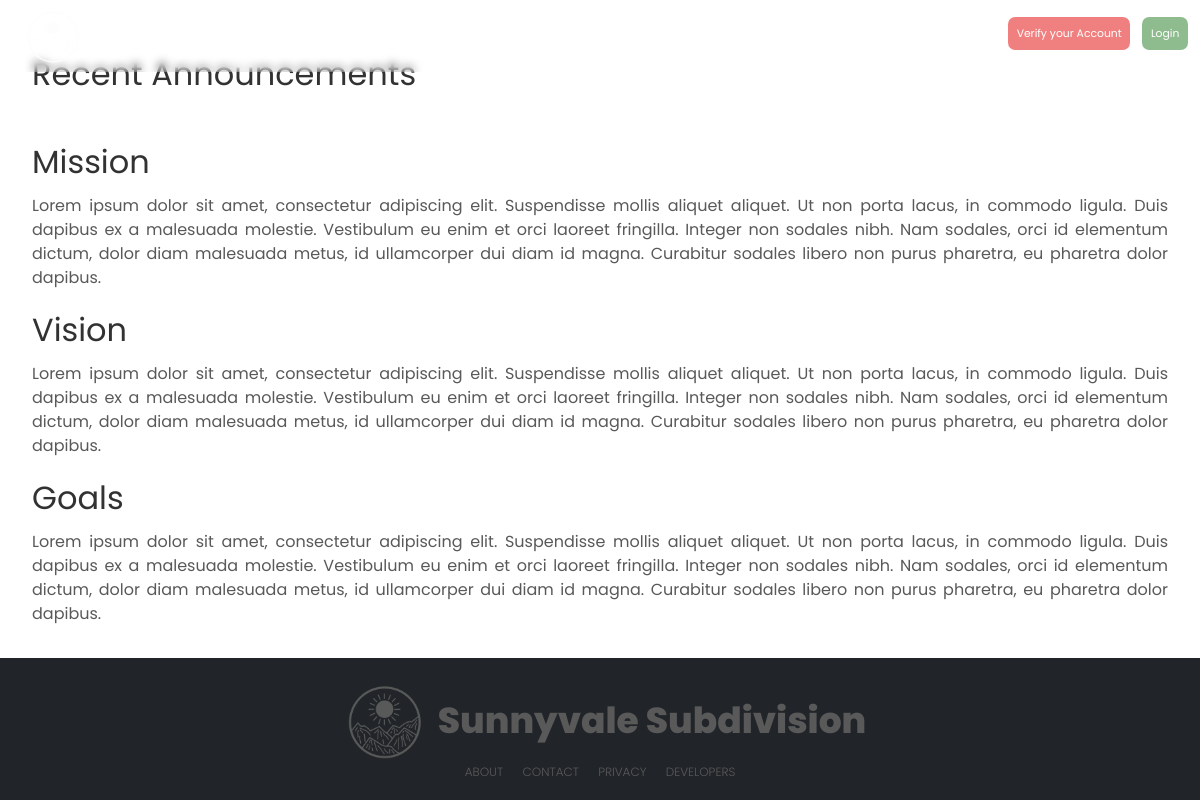
Before: / with the older database file.
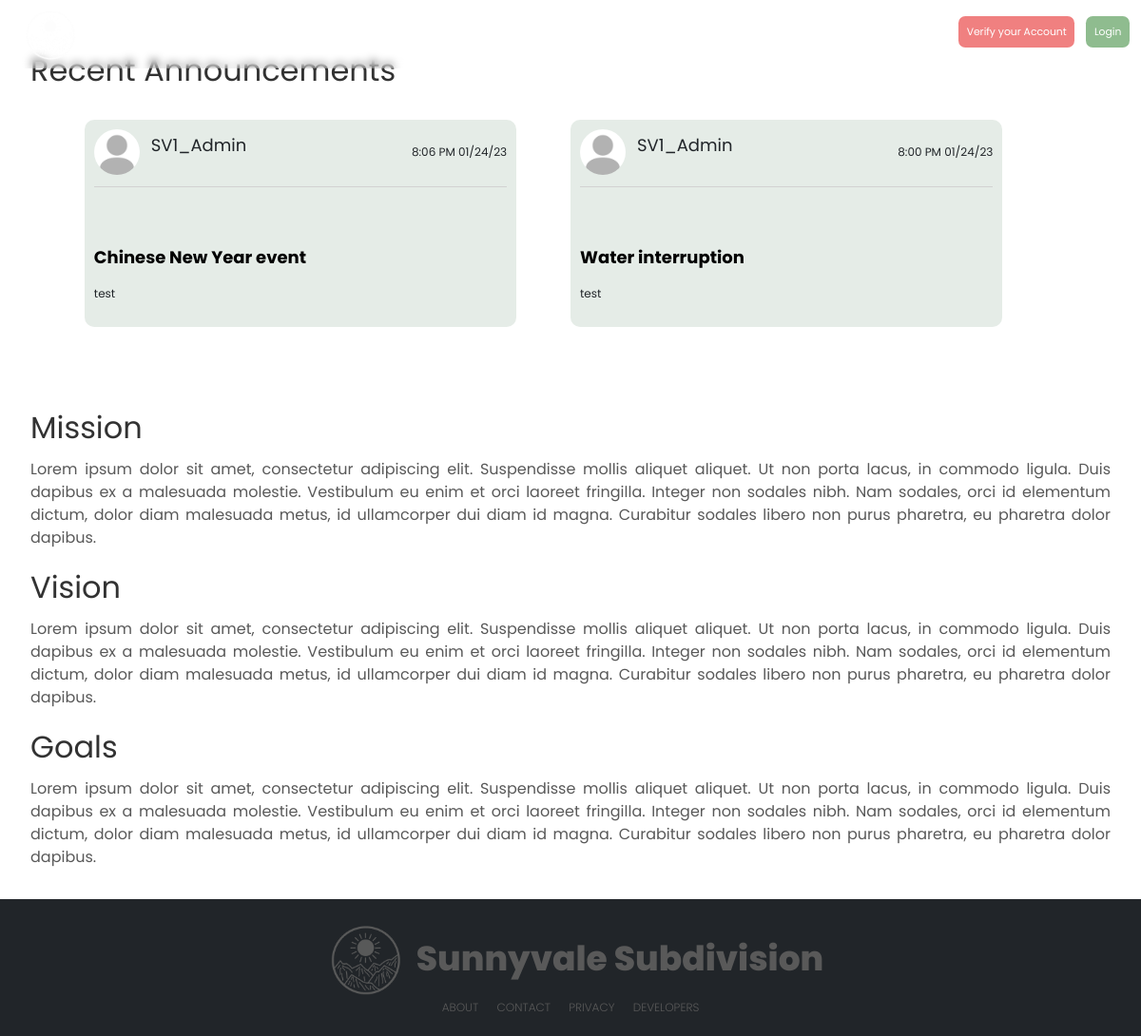
After: the same page with the newer database file.
### tables this page shows
CREATE TABLE IF NOT EXISTS `post` (
  `post_id` int(11) NOT NULL AUTO_INCREMENT,
  `user_id` int(11) NOT NULL,
  `full_name` varchar(255) NOT NULL,
  `title` varchar(255) NOT NULL,
  `content` varchar(255) DEFAULT NULL,
  `published_at` datetime NOT NULL,
  `content_image` varchar(255) DEFAULT NULL,
  `officer_post` varchar(10) NOT NULL,
  PRIMARY KEY (`post_id`)
);

CREATE TABLE IF NOT EXISTS `homeowner_profile` (
  `homeowner_id` int(11) NOT NULL AUTO_INCREMENT,
  `last_name` varchar(100) NOT NULL,
  `first_name` varchar(100) NOT NULL,
  `middle_name` varchar(100) DEFAULT NULL,
  `suffix` varchar(100) DEFAULT NULL,
  `sex` varchar(100) NOT NULL,
  `street` varchar(255) NOT NULL,
  `subdivision` varchar(255) NOT NULL,
  `barangay` varchar(50) NOT NULL,
  `business_address` varchar(255) DEFAULT NULL,
  `occupation` varchar(100) DEFAULT NULL,
  `email_address` varchar(100) NOT NULL,
  `birthdate` date DEFAULT NULL,
  `mobile_number` varchar(20) NOT NULL,
  `employer` varchar(100) DEFAULT NULL,
  `display_picture` varchar(255) NOT NULL,
  PRIMARY KEY (`homeowner_id`)
);

### index.php (the view, shortened to what this page needs)
<!DOCTYPE html>
<html lang="en">
<head>
    <link rel="stylesheet" href="https://cdn.jsdelivr.net/npm/bootstrap@4.0.0/dist/css/bootstrap.min.css">
</head>
<body>
    <div class="topbar">
        <?php
        require './marginals/topbarLanding.php';
        $resultOfficer = $con->query("SELECT * FROM post, homeowner_profile WHERE full_name = CONCAT(first_name, ' ', last_name) AND officer_post = 'Yes' ORDER BY post_id DESC") or die($mysqli->error);
        ?>
    </div>
    <div class="landingPage">
        <div class="landingTitle">
            <p>Where dreams come home.</p>
        </div>
    </div>
    <div class="RecentContent">
        <label class="landingTitles">Recent Announcements</label>
        <div class="announcementFlex">
            <?php while ($row = $resultOfficer->fetch_assoc()) : ?>
                <div class="blogPost">
                    <div class="blogProfile">
                        <img class="avatarBlog" <?php
                                                $imageURL = './media/displayPhotos/' . $row['display_picture'];
                                                ?> src="<?= $imageURL ?>" alt="" />
                        <div class="profileText">
                            <p class="profileName"><?php echo $row['full_name']; ?></p>
                            <p class="profileDate">
                                <?php
                                $datetime = strtotime($row['published_at']);
                                echo $phptime = date("g:i A m/d/y", $datetime);
                                ?>
                            </p>
                        </div>
                    </div>
                    <div class="postContent">
                        <p class="blogTitle"><?php echo $row['title']; ?></p>
                        <p class="blogBody">
                            <?php echo $row['content']; ?>
                        </p>
                    </div>
                </div>
            <?php endwhile; ?>
        </div>
    </div>
    <div class="landingIntroduction">
        <label class="landingTitles">Mission</label>
        <p class="landingText">
            Lorem ipsum dolor sit amet, consectetur adipiscing elit. Suspendisse
            mollis aliquet aliquet. Ut non porta lacus, in commodo ligula. Duis
            dapibus ex a malesuada molestie. Vestibulum eu enim et orci laoreet
            fringilla. Integer non sodales nibh. Nam sodales, orci id elementum
            dictum, dolor diam malesuada metus, id ullamcorper dui diam id magna.
            Curabitur sodales libero non purus pharetra, eu pharetra dolor
            dapibus.
        </p>
        <label class="landingTitles">Vision</label>
        <p class="landingText">
            Lorem ipsum dolor sit amet, consectetur adipiscing elit. Suspendisse
            mollis aliquet aliquet. Ut non porta lacus, in commodo ligula. Duis
            dapibus ex a malesuada molestie. Vestibulum eu enim et orci laoreet
            fringilla. Integer non sodales nibh. Nam sodales, orci id elementum
            dictum, dolor diam malesuada metus, id ullamcorper dui diam id magna.
            Curabitur sodales libero non purus pharetra, eu pharetra dolor
            dapibus.
        </p>
        <label class="landingTitles">Goals</label>
        <p class="landingText">
            Lorem ipsum dolor sit amet, consectetur adipiscing elit. Suspendisse
            mollis aliquet aliquet. Ut non porta lacus, in commodo ligula. Duis
            dapibus ex a malesuada molestie. Vestibulum eu enim et orci laoreet
            fringilla. Integer non sodales nibh. Nam sodales, orci id elementum
            dictum, dolor diam malesuada metus, id ullamcorper dui diam id magna.
            Curabitur sodales libero non purus pharetra, eu pharetra dolor
            dapibus.
        </p>
    </div>
    <div>
        <?php
        require './marginals/footer.php';
        ?>
    </div>
</body>
</html>

### marginals/topbarLanding.php (shortened to what this page needs)
<form method='POST'>
  <div class="topLanding">
    <div class="topLeftLanding">
      <img src="img\logoSV.png" alt= />
      <i class="topIconLanding">SUNNYVALE</i>
    </div>
    <div class="topCenterLanding">
      <ul class="topListLanding">
        <li class="topListItemLanding">HOME</li>
        <li class="topListItemLanding" onclick="location.href='./modules/amenitiesGuest.php'">AMENITIES</li>
        <button class="registerButtonLanding" name="registerButtonLanding" id="registerButtonLanding">
          Verify your Account
        </button>
        <button class="loginButtonLanding" name="loginButtonLanding" id="loginButtonLanding">
          Login
        </button>
      </ul>
    </div>
  </div>
</form>

### marginals/footer.php (shortened to what this page needs)
<!DOCTYPE html>
<html lang="en">
<head>
</head>
<body>
  <div class='footer'>
    <div class="footerCenter">
      <img src=".\img\logoSVgray.png" alt="" />
      <i class="footerListTitle">Sunnyvale Subdivision</i>
    </div>
    <ul class="footerList">
      <li class="footerListItem">ABOUT</li>
      <li class="footerListItem">CONTACT</li>
      <li class="footerListItem">PRIVACY</li>
      <li class="footerListItem">DEVELOPERS</li>
    </ul>
  </div>
</body>
</html>

### index.php (style rules this page uses)
* { margin: 0; font-family: 'Poppins', sans-serif; }
.topbar { top: 0; position: sticky; }
html { scroll-behavior: smooth; }
.landingPage { max-width: 100%; margin-top: -6vw; top: 0; position: relative; text-align: center; color: white; z-index: -1; margin-bottom: -0.5vw; }
.landingTitle { font-size: 10vw; position: absolute; top: 40%; left: 50%; justify-content: center; align-items: center; transform: translate(-50%, -50%); font-family: "Poppins", sans-serif; font-weight: 800; }
.landingTitle p { font-size: 1.1vw; }
.RecentContent { margin: 2em 2em; display: flex; flex-direction: column; }
.landingIntroduction { margin: 2em 2em; }
.landingTitles { font-size: 2em; color: rgb(50, 50, 50); }
.landingText { color: rgb(89, 89, 89); font-size: 1em; text-align: justify; }
.blogPost { align-items: center; justify-content: center; width: 40%; margin-left: 5%; margin-top: 20px; margin-bottom: 50px; padding: 10px; border-radius: 10px; background-color: rgba(170, 192, 175, 0.3); font-family: "Poppins", sans-serif; }
.avatarBlog { width: 4vw; height: 4vw; border-radius: 50%; object-fit: cover; cursor: pointer; }
.blogProfile { width: 100%; display: flex; margin-bottom: 2vw; padding-bottom: 1vw; border-style: solid; border-top: 0px; border-left: 0px; border-right: 0px; border-bottom: 1px solid rgb(210, 210, 210); }
.profileText { display: flex; flex-direction: row; width: 100%; justify-content: space-between; align-items: center; }
.profileName { color: var(--text); margin-left: 1vw; text-align: left; font-size: 1.5vw; }
.profileDate { color: var(--text); margin: 0; text-align: right; font-size: 1vw; }
.blogTitle { color: black; font-weight: bold; font-family: "Poppins", sans-serif; margin-top: 1vw; font-size: 1.5vw; }
.blogBody { font-size: clamp(1vw, 10px, 5px); margin-top: 0; text-align: justify; }
.announcementFlex { display: flex; flex-wrap: wrap; }

### marginals/topbarLanding.php (style rules this page uses)
.topLanding { margin-bottom: 0; padding: 0; width: 100%; height: 6vw; background-color: rgba(255, 253, 245, 0); position: sticky; top: 0; display: flex; align-items: center; font-family: "Poppins", sans-serif; z-index: 999; backdrop-filter: blur(5px); }
.topLeftLanding { flex: 3; display: flex; align-items: center; justify-content: flex-start; margin-left: 2vw; }
.topLeftLanding img { max-height: 5vw; }
.topIconLanding { font-size: 2.5vw; margin-right: 10px; color: white; font-family: "Poppins", sans-serif; font-style: normal; cursor: pointer; }
.topLeftLanding { color: white; flex: 1; display: flex; align-items: center; justify-content: flex-start; }
.topListLanding { display: inline-flex; justify-content: flex-end; margin: 0; padding: 0; list-style: none; color: rgb(89, 89, 89); }
.topListItemLanding { color: white; padding: 0.8vw; margin-right: 0.2vw; font-size: 1vw; font-weight: 300; cursor: pointer; }
.registerButtonLanding { font-size: 0.9vw; cursor: pointer; height: 3em; background-color: lightcoral; border: none; color: white; border-radius: 0.6vw; padding: 0.8em; margin-right: 1vw; }
.loginButtonLanding { font-size: 0.9vw; cursor: pointer; height: 3em; background-color: darkseagreen; border: none; color: white; border-radius: 0.6vw; padding: 0.8em; margin-right: 1vw; }
.topCenterLanding { display: flex; max-height: 4.5vw; }

### marginals/footer.php (style rules this page uses)
.footer { width: 100%; height: 12vmax; background-color: rgb(33, 37, 41); top: 0; margin-top: 0; display: flex; flex-direction: column; align-items: center; justify-content: center; font-family: "Poppins", sans-serif; z-index: 999; }
.footerCenter { display: inline-flex; align-items: center; justify-content: center; }
.footerCenter img { display: flex; justify-content: center; align-self: center; margin: 10px; padding: 0; max-width: 7vw; }
.footerList { display: flex; justify-content: center; align-content: center; margin: 0; padding: 0; list-style: none; color: rgb(89, 89, 89); }
.footerListTitle { display: flex; justify-content: center; align-self: center; font-size: 3vw; margin: 0; padding: 0; list-style: none; font-family: 'Poppins', sans-serif; font-style: normal; font-weight: 800; color: rgb(89, 89, 89); }
.footerListItem { margin: 0.8vw; margin-top: -0.8vw; font-size: 1vw; font-weight: 300; cursor: pointer; }

Changed rows visible on the page:
added post: homeowner_profile.display_picture (placeholder picture), full_name "SV1_Admin", published_at "8:06 PM 01/24/23", title "Chinese New Year event", content "test"
added post: homeowner_profile.display_picture (placeholder picture), full_name "SV1_Admin", published_at "8:00 PM 01/24/23", title "Water interruption", content "test"
